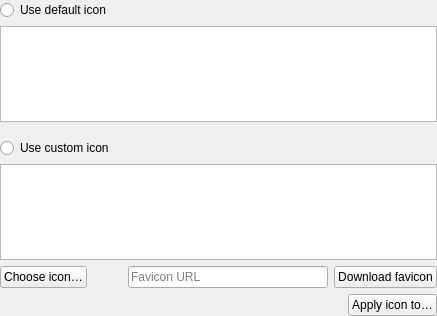
<?xml version="1.0" encoding="UTF-8"?>
<ui version="4.0">
 <class>EditWidgetIcons</class>
 <widget class="QWidget" name="EditWidgetIcons">
  <property name="geometry">
   <rect>
    <x>0</x>
    <y>0</y>
    <width>437</width>
    <height>316</height>
   </rect>
  </property>
  <layout class="QVBoxLayout" name="verticalLayout">
   <property name="leftMargin">
    <number>0</number>
   </property>
   <property name="topMargin">
    <number>0</number>
   </property>
   <property name="rightMargin">
    <number>0</number>
   </property>
   <property name="bottomMargin">
    <number>0</number>
   </property>
   <item>
    <widget class="Material::RadioButton" name="defaultIconsRadio">
     <property name="text">
      <string>Use default icon</string>
     </property>
    </widget>
   </item>
   <item>
    <widget class="QListView" name="defaultIconsView">
     <property name="editTriggers">
      <set>QAbstractItemView::NoEditTriggers</set>
     </property>
     <property name="movement">
      <enum>QListView::Static</enum>
     </property>
     <property name="flow">
      <enum>QListView::LeftToRight</enum>
     </property>
     <property name="isWrapping" stdset="0">
      <bool>true</bool>
     </property>
     <property name="resizeMode">
      <enum>QListView::Adjust</enum>
     </property>
     <property name="spacing">
      <number>4</number>
     </property>
     <property name="viewMode">
      <enum>QListView::ListMode</enum>
     </property>
    </widget>
   </item>
   <item>
    <spacer name="verticalSpacer">
     <property name="orientation">
      <enum>Qt::Vertical</enum>
     </property>
     <property name="sizeType">
      <enum>QSizePolicy::Fixed</enum>
     </property>
     <property name="sizeHint" stdset="0">
      <size>
       <width>20</width>
       <height>10</height>
      </size>
     </property>
    </spacer>
   </item>
   <item>
    <widget class="Material::RadioButton" name="customIconsRadio">
     <property name="text">
      <string>Use custom icon</string>
     </property>
    </widget>
   </item>
   <item>
    <widget class="QListView" name="customIconsView">
     <property name="editTriggers">
      <set>QAbstractItemView::NoEditTriggers</set>
     </property>
     <property name="movement">
      <enum>QListView::Static</enum>
     </property>
     <property name="flow">
      <enum>QListView::LeftToRight</enum>
     </property>
     <property name="isWrapping" stdset="0">
      <bool>true</bool>
     </property>
     <property name="resizeMode">
      <enum>QListView::Adjust</enum>
     </property>
     <property name="spacing">
      <number>4</number>
     </property>
     <property name="viewMode">
      <enum>QListView::ListMode</enum>
     </property>
    </widget>
   </item>
   <item>
    <layout class="QHBoxLayout" name="customIconButtonsHorizontalLayout" stretch="0,0,0,0">
     <item>
      <widget class="Material::TonalButton" name="addButton">
       <property name="symbol">
        <string notr="true">add</string>
       </property>
       <property name="text">
        <string>Choose icon…</string>
       </property>
      </widget>
     </item>
     <item>
      <spacer name="horizontalSpacer_2">
       <property name="orientation">
        <enum>Qt::Horizontal</enum>
       </property>
       <property name="sizeHint" stdset="0">
        <size>
         <width>40</width>
         <height>20</height>
        </size>
       </property>
      </spacer>
     </item>
     <item>
      <widget class="QLineEdit" name="faviconURL">
       <property name="minimumSize">
        <size>
         <width>200</width>
         <height>0</height>
        </size>
       </property>
       <property name="toolTip">
        <string>Set the URL to use to search for a favicon</string>
       </property>
       <property name="placeholderText">
        <string>Favicon URL</string>
       </property>
      </widget>
     </item>
     <item>
      <widget class="Material::OutlinedButton" name="faviconButton">
       <property name="symbol">
        <string notr="true">download</string>
       </property>
       <property name="toolTip">
        <string>Download favicon for URL</string>
       </property>
       <property name="accessibleName">
        <string>Download favicon for URL</string>
       </property>
       <property name="text">
        <string>Download favicon</string>
       </property>
      </widget>
     </item>
    </layout>
   </item>
   <item>
    <layout class="QHBoxLayout" name="applyToChildrenHorizontalLayout" stretch="0,0">
     <item>
      <spacer name="horizontalSpacer">
       <property name="orientation">
        <enum>Qt::Horizontal</enum>
       </property>
       <property name="sizeHint" stdset="0">
        <size>
         <width>0</width>
         <height>0</height>
        </size>
       </property>
      </spacer>
     </item>
     <item>
      <widget class="Material::OutlinedButton" name="applyIconToPushButton">
       <property name="symbol">
        <string notr="true">keyboard_double_arrow_right</string>
       </property>
       <property name="sizePolicy">
        <sizepolicy hsizetype="Minimum" vsizetype="Fixed">
         <horstretch>0</horstretch>
         <verstretch>0</verstretch>
        </sizepolicy>
       </property>
       <property name="toolTip">
        <string>Apply selected icon to subgroups and entries</string>
       </property>
       <property name="accessibleName">
        <string>Apply selected icon to subgroups and entries</string>
       </property>
       <property name="text">
        <string>Apply icon to…</string>
       </property>
      </widget>
     </item>
    </layout>
   </item>
  </layout>
 </widget>
 <tabstops>
  <tabstop>defaultIconsRadio</tabstop>
  <tabstop>defaultIconsView</tabstop>
  <tabstop>customIconsRadio</tabstop>
  <tabstop>customIconsView</tabstop>
  <tabstop>addButton</tabstop>
  <tabstop>faviconURL</tabstop>
  <tabstop>faviconButton</tabstop>
  <tabstop>applyIconToPushButton</tabstop>
 </tabstops>
 <customwidgets>
  <customwidget>
   <class>Material::RadioButton</class>
   <extends>QRadioButton</extends>
   <header>gui/material/MaterialControls.h</header>
  </customwidget>
  <customwidget>
   <class>Material::TonalButton</class>
   <extends>QPushButton</extends>
   <header>gui/material/MaterialButtons.h</header>
  </customwidget>
  <customwidget>
   <class>Material::OutlinedButton</class>
   <extends>QPushButton</extends>
   <header>gui/material/MaterialButtons.h</header>
  </customwidget>
 </customwidgets>
 <resources/>
 <connections/>
</ui>
